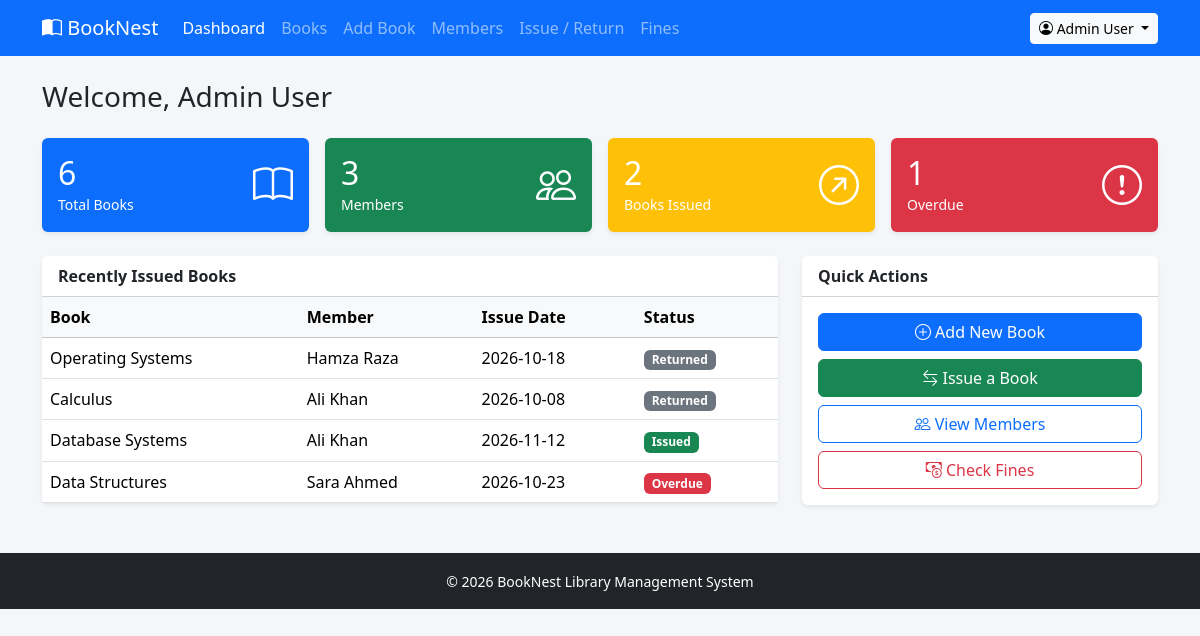
/dashboard.php (signed in), run on the app's committed database.
### tables this page shows
CREATE TABLE issued_books (
  id INT AUTO_INCREMENT PRIMARY KEY,
  book_id INT NOT NULL,
  user_id INT NOT NULL,
  issue_date DATE NOT NULL,
  due_date DATE NOT NULL,
  return_date DATE NULL,
  status ENUM('issued','returned') NOT NULL DEFAULT 'issued',
  FOREIGN KEY (book_id) REFERENCES books(id),
  FOREIGN KEY (user_id) REFERENCES users(id)
);

CREATE TABLE books (
  id INT AUTO_INCREMENT PRIMARY KEY,
  title VARCHAR(150) NOT NULL,
  author VARCHAR(100) NOT NULL,
  isbn VARCHAR(20),
  category VARCHAR(50) NOT NULL,
  total_copies INT NOT NULL DEFAULT 1,
  available_copies INT NOT NULL DEFAULT 1,
  description TEXT,
  created_at TIMESTAMP DEFAULT CURRENT_TIMESTAMP
);

CREATE TABLE users (
  id INT AUTO_INCREMENT PRIMARY KEY,
  name VARCHAR(100) NOT NULL,
  email VARCHAR(100) NOT NULL UNIQUE,
  password VARCHAR(255) NOT NULL,
  role ENUM('admin','student') NOT NULL DEFAULT 'student',
  created_at TIMESTAMP DEFAULT CURRENT_TIMESTAMP
);

### includes/auth.php (called while the page is built, shortened)
<?php
function e($text) {
    return htmlspecialchars($text, ENT_QUOTES, 'UTF-8');
}
function isAdmin() {
    return isset($_SESSION['role']) && $_SESSION['role'] == 'admin';
}

### dashboard.php (the view, shortened to what this page needs)
<?php
require_once "includes/auth.php";
if (isAdmin()) {
    $totalBooks = $conn->query("SELECT COUNT(*) AS c FROM books")->fetch_assoc()['c'];
    $totalMembers = $conn->query("SELECT COUNT(*) AS c FROM users WHERE role = 'student'")->fetch_assoc()['c'];
    $totalIssued = $conn->query("SELECT COUNT(*) AS c FROM issued_books WHERE status = 'issued'")->fetch_assoc()['c'];
    $totalOverdue = $conn->query("SELECT COUNT(*) AS c FROM issued_books WHERE status = 'issued' AND due_date < CURDATE()")->fetch_assoc()['c'];
    $recent = $conn->query("SELECT ib.issue_date, ib.due_date, ib.status, b.title, u.name
                            FROM issued_books ib
                            JOIN books b ON ib.book_id = b.id
                            JOIN users u ON ib.user_id = u.id
                            ORDER BY ib.id DESC LIMIT 5");
}
include "includes/header.php";
?>
  <div class="container mt-4">
    <h3 class="mb-4">Welcome, <?php echo e($_SESSION['user_name']); ?></h3>
    <?php if (isAdmin()) { ?>
      <div class="row g-3 mb-4">
        <div class="col-6 col-lg-3">
          <div class="card text-white bg-primary shadow-sm"><div class="card-body d-flex justify-content-between align-items-center">
            <div><h2 class="mb-0"><?php echo $totalBooks; ?></h2><small>Total Books</small></div><i class="bi bi-book icon-big"></i>
          </div></div>
        </div>
        <div class="col-6 col-lg-3">
          <div class="card text-white bg-success shadow-sm"><div class="card-body d-flex justify-content-between align-items-center">
            <div><h2 class="mb-0"><?php echo $totalMembers; ?></h2><small>Members</small></div><i class="bi bi-people icon-big"></i>
          </div></div>
        </div>
        <div class="col-6 col-lg-3">
          <div class="card text-white bg-warning shadow-sm"><div class="card-body d-flex justify-content-between align-items-center">
            <div><h2 class="mb-0"><?php echo $totalIssued; ?></h2><small>Books Issued</small></div><i class="bi bi-arrow-up-right-circle icon-big"></i>
          </div></div>
        </div>
        <div class="col-6 col-lg-3">
          <div class="card text-white bg-danger shadow-sm"><div class="card-body d-flex justify-content-between align-items-center">
            <div><h2 class="mb-0"><?php echo $totalOverdue; ?></h2><small>Overdue</small></div><i class="bi bi-exclamation-circle icon-big"></i>
          </div></div>
        </div>
      </div>
      <div class="row g-4">
        <div class="col-lg-8">
          <div class="card shadow-sm">
            <div class="card-header bg-white"><strong>Recently Issued Books</strong></div>
            <div class="table-responsive">
              <table class="table table-hover mb-0">
                <thead class="table-light">
                  <tr><th>Book</th><th>Member</th><th>Issue Date</th><th>Status</th></tr>
                </thead>
                <tbody>
                  <?php while ($row = $recent->fetch_assoc()) {
                      if ($row['status'] == 'returned') {
                          $badge = '<span class="badge bg-secondary">Returned</span>';
                      } elseif ($row['due_date'] < date("Y-m-d")) {
                          $badge = '<span class="badge bg-danger">Overdue</span>';
                      } else {
                          $badge = '<span class="badge bg-success">Issued</span>';
                      } ?>
                    <tr>
                      <td><?php echo e($row['title']); ?></td>
                      <td><?php echo e($row['name']); ?></td>
                      <td><?php echo e($row['issue_date']); ?></td>
                      <td><?php echo $badge; ?></td>
                    </tr>
                  <?php } ?>
                </tbody>
              </table>
            </div>
          </div>
        </div>
        <div class="col-lg-4">
          <div class="card shadow-sm">
            <div class="card-header bg-white"><strong>Quick Actions</strong></div>
            <div class="card-body d-grid gap-2">
              <a href="add-book.php" class="btn btn-primary"><i class="bi bi-plus-circle"></i> Add New Book</a>
              <a href="issue-book.php" class="btn btn-success"><i class="bi bi-arrow-left-right"></i> Issue a Book</a>
              <a href="members.php" class="btn btn-outline-primary"><i class="bi bi-people"></i> View Members</a>
              <a href="fines.php" class="btn btn-outline-danger"><i class="bi bi-cash-coin"></i> Check Fines</a>
            </div>
          </div>
        </div>
      </div>
    <?php } ?>
  </div>
<?php include "includes/footer.php"; ?>

### includes/header.php (shortened to what this page needs)
<?php
function navLink($label, $file, $activePage) {
    $class = ($activePage == $file) ? "nav-link active" : "nav-link";
    echo '<li class="nav-item"><a class="' . $class . '" href="' . $file . '">' . $label . '</a></li>';
}
?>
<!DOCTYPE html>
<html lang="en">
<head>
  <link href="https://cdn.jsdelivr.net/npm/bootstrap@5.3.3/dist/css/bootstrap.min.css" rel="stylesheet">
  <link href="https://cdn.jsdelivr.net/npm/bootstrap-icons@1.11.3/font/bootstrap-icons.css" rel="stylesheet">
  <link href="css/style.css" rel="stylesheet">
</head>
<body>
  <nav class="navbar navbar-expand-lg navbar-dark bg-primary">
    <div class="container">
      <a class="navbar-brand" href="<?php echo isset($_SESSION['user_id']) ? 'dashboard.php' : 'index.php'; ?>"><i class="bi bi-book-half"></i> BookNest</a>
      <div class="collapse navbar-collapse" id="menu">
        <?php if (isset($_SESSION['user_id'])) { ?>
          <ul class="navbar-nav me-auto">
            <?php
            navLink("Dashboard", "dashboard.php", $activePage);
            if (isAdmin()) {
                navLink("Add Book", "add-book.php", $activePage);
                navLink("Members", "members.php", $activePage);
                navLink("Issue / Return", "issue-book.php", $activePage);
                navLink("Fines", "fines.php", $activePage);
            } else {
                navLink("My Fines", "fines.php", $activePage);
            }
            ?>
          </ul>
          <div class="dropdown">
            <a class="btn btn-light btn-sm dropdown-toggle" href="#" data-bs-toggle="dropdown">
              <i class="bi bi-person-circle"></i> <?php echo e($_SESSION['user_name']); ?>
            </a>
          </div>
        <?php } ?>
      </div>
    </div>
  </nav>

### includes/footer.php (shortened to what this page needs)
  <footer class="bg-dark text-white text-center py-3 mt-5">
    <small>&copy; 2026 BookNest Library Management System</small>
  </footer>
</body>
</html>

### css/style.css (style rules this page uses)
body { background-color: #f4f6f9; min-height: 100vh; }
.icon-big { font-size: 2.5rem; }
.card { border: none; }

### data on the page
issued_books: book.title "Operating Systems", user.name "Hamza Raza", issue_date "2026-10-18", status "Returned"
issued_books: book.title "Calculus", user.name "Ali Khan", issue_date "2026-10-08", status "Returned"
issued_books: book.title "Database Systems", user.name "Ali Khan", issue_date "2026-11-12", status "Issued"
issued_books: book.title "Data Structures", user.name "Sara Ahmed", issue_date "2026-10-23", status "Overdue"

### other printed values
$label "Dashboard Books Add Book Members Issue / Return Fines"
$_SESSION['user_name'] "Admin User"
$totalBooks "6"
$totalMembers "3"
$totalIssued "2"
$totalOverdue "1"
